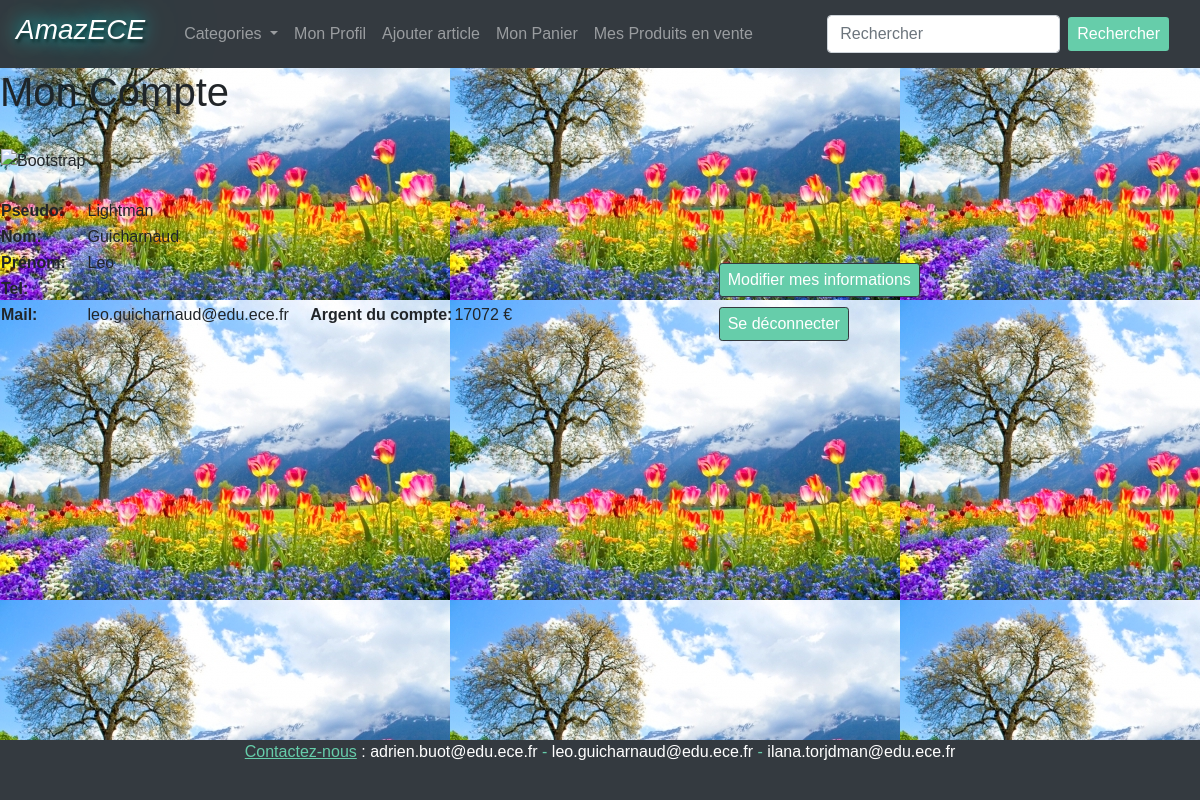
/front/monCompte.php (signed in), run on the app's committed database.
### tables this page shows
CREATE TABLE People(Id INT PRIMARY KEY NOT NULL AUTO_INCREMENT,Nom varchar(50) NOT NULL,Prenom varchar(50) NOT NULL,Pseudo varchar(50) NOT NULL,Mail varchar(50) NOT NULL,N_Telephonne varchar(10) NOT NULL,Mot_De_Passe varchar(50) NOT NULL,media int NOT NULL, FOREIGN KEY(media) REFERENCES media(Id));

CREATE TABLE Vendeur(Porte_Monnaie varchar(50) NOT NULL,people int NOT NULL, FOREIGN KEY(people) REFERENCES people(Id));

### sendRequest.php (called while the page is built, shortened)
<?php
	function sendRequest($sql){
		$database = "amazece";
		$db_handle = mysqli_connect('localhost','root','');
		$db_found = mysqli_select_db($db_handle,$database);
		if($db_found){
			$result = mysqli_query($db_handle, $sql);
			return $result;
		}
		else{
				echo "Database not found";
		}
	}
?>

### front/monCompte.php (the view, shortened to what this page needs)
<?php
	include("../sendRequest.php");
?>
<?php
	$result = sendRequest("SELECT * FROM People, Media WHERE '".$_SESSION['ID_people']."'=People.Id AND People.media = Media.Id");
	while($data=mysqli_fetch_assoc($result)){
		$Nom = isset($data['Nom'])? $data['Nom']:"";
		$Pseudo = isset($data['Pseudo'])? $data['Pseudo']:"";
		$Prenom = isset($data['Prenom'])? $data['Prenom']:"";
		$Tel = isset($data['Tel'])? $data['Tel'] :"";
		$Mail = isset($data['Mail'])? $data['Mail']:"";
		$ImageProfil = isset($data['Path1'])?$data['Path1']:"";
	}
?>
<!DOCTYPE html>
<html>
<head>
	<link rel="stylesheet" href="https://stackpath.bootstrapcdn.com/bootstrap/4.1.3/css/bootstrap.min.css">
	<link rel="stylesheet" href="styles.css">
</head>
<body>
	<?php
		include("header.php");
	?>
	<h1>Mon Compte</h1><br>
	<div class="block" >
	<table>
		<tr>
			<td>
				<?php echo '<img class="img-responsive" src="' . ($ImageProfil==""?$ImageProfil:"personne.jpg") . '" alt="Bootstrap" class="img-thumbnail" width="120" height="110"><br><br>'; ?>
			</td>
		</tr>
			<td class="titre">Pseudo: </td>
			<td><?php echo $Pseudo; ?><br> </td>
		<tr>
			<td class="titre">Nom: </td>
			<td><?php echo $Nom; ?><br> </td>
		</tr>
		<tr>
			<td class="titre">Prénom: </td>
			<td><?php echo $Prenom; ?><br></td>
		</tr>
		<tr>
			<td class="titre">Tel: </td>
			<td><?php echo $Tel; ?><br></td>
		</tr>
		<tr>
			<td class="titre">Mail: </td>
			<td><?php echo $Mail; ?><br></td>
		</tr>
	</table>
</div>
	<?php
		if($_SESSION['type_utilisateur'] == 2){
			$result = sendRequest("SELECT * FROM Client, People WHERE Client.people=" . $_SESSION['ID_people']);
			while($data = mysqli_fetch_assoc($result)){
				$Porte_Monnaie = isset($data['Porte_Monnaie'])? $data['Porte_Monnaie']:"" ;
				$Adresse_L1 = isset($data['Adresse_L1'])? $data['Adresse_L1']:"";
				$Adresse_L2 = isset($data['Adresse_L2'])? $data['Adresse_L2']:"";
				$Ville = isset($data['Ville'])? $data['Ville']:"";
				$Code_Postal = isset($data['Code_Postal'])? $data['Code_Postal']:"";
				$Pays = isset($data['Pays'])? $data['Pays']:"";
		}
	?>
	<div class="block col-lg-4" >
	<table>
		<tr>
			<td class="titre">Adresse L1: </td>
			<td><?php echo $Adresse_L1; ?></td>
		</tr>
		<tr><td><?php if($Adresse_L2 != NULL || $Adresse_L2 != ""){echo 'Adresse L2 :';} ?> </td>
					<td><?php echo $Adresse_L2; ?><br></td>
			</tr>
		<tr>
			<td class="titre">Ville: </td>
			<td><?php echo $Ville; ?><br></td>
		</tr>
		<tr>
			<td class="titre">Pays: </td>
			<td><?php echo $Pays; ?><br></td>
		</tr>
		<tr>
			<td class="titre">Argent du compte: </td>
			<td><?php echo $Porte_Monnaie; ?> € <br></td>
		</tr>
	</table>
	</div>
	<?php
		}else if($_SESSION['type_utilisateur'] == 1){
		$result = sendRequest("SELECT * FROM Vendeur, People WHERE Vendeur.people=" . $_SESSION['ID_people']);
		while($data = mysqli_fetch_assoc($result)){
		$Porte_Monnaie = isset($data['Porte_Monnaie'])? $data['Porte_Monnaie']:"" ;
			}
	?>
	<div class="block col-lg-4" >
	<table>
		<tr>
			<td class="titre">Argent du compte:  </td>
			<td><?php echo $Porte_Monnaie; ?> €</td>
		</tr>
	</table>
	</div>
	<?php
		}
	?>
	<div class="block col-lg-6" id="ok2">
 <form action="modifierMesInfos.php">
 <button class="bouton btn btn-dark btn-sm" type="submit" name="modifier"> Modifier mes informations</button>
	</form>
 <form action="../deconnection.php">
		<input class="bouton btn btn-dark btn-sm" type="submit" name="deconnection" value="Se déconnecter">
	</form>
	</div>
 <?php
	include ("footer.php");
	?>
</body>
</html>

### front/styles.css (style rules this page uses)
h1 { font-style: bold; font:left; }
body, html { height:100vh; }
#ok2 { height: 100px; width: 200px; }
.btn { background-color:#66CDAA; color: white; width: auto; font-family:Verdana, Geneva, sans-serif; font-size: 1em; }
.block { border: 1px black; display: inline-block; }
.bouton { margin: 5px; }
.titre { font-weight: bold; }
p, h1,h2, h3, body { font-family:Verdana, Geneva, sans-serif; }

### data on the page
people: Pseudo "Lightman", Nom "Guicharnaud", Prenom "Leo", Mail "leo.guicharnaud@edu.ece.fr"
vendeur: Porte_Monnaie "17072"
